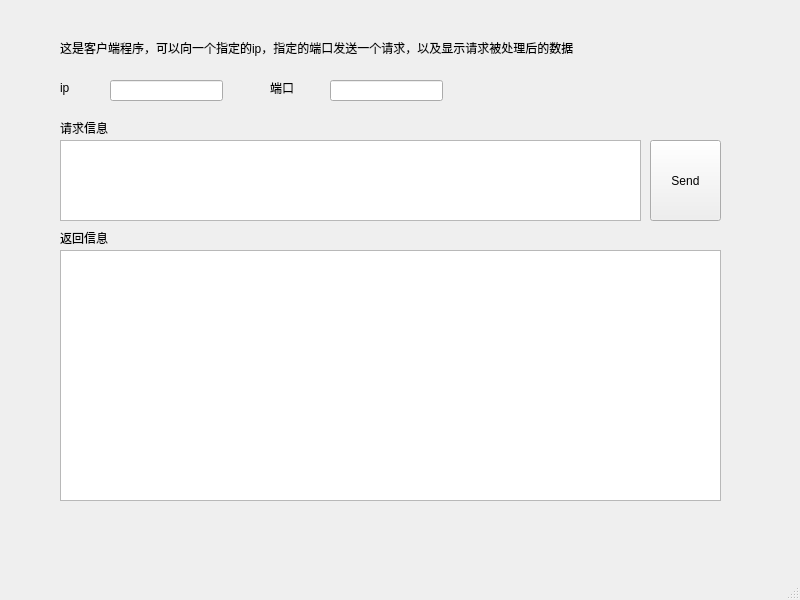
<?xml version="1.0" encoding="UTF-8"?>
<ui version="4.0">
 <class>MainWindow</class>
 <widget class="QMainWindow" name="MainWindow">
  <property name="geometry">
   <rect>
    <x>0</x>
    <y>0</y>
    <width>800</width>
    <height>600</height>
   </rect>
  </property>
  <property name="windowTitle">
   <string>MainWindow</string>
  </property>
  <widget class="QWidget" name="centralwidget">
   <widget class="QLabel" name="label">
    <property name="geometry">
     <rect>
      <x>60</x>
      <y>40</y>
      <width>661</width>
      <height>16</height>
     </rect>
    </property>
    <property name="text">
     <string>这是客户端程序，可以向一个指定的ip，指定的端口发送一个请求，以及显示请求被处理后的数据</string>
    </property>
   </widget>
   <widget class="QLabel" name="label_2">
    <property name="geometry">
     <rect>
      <x>60</x>
      <y>80</y>
      <width>72</width>
      <height>15</height>
     </rect>
    </property>
    <property name="text">
     <string>ip</string>
    </property>
   </widget>
   <widget class="QLabel" name="label_3">
    <property name="geometry">
     <rect>
      <x>270</x>
      <y>80</y>
      <width>72</width>
      <height>15</height>
     </rect>
    </property>
    <property name="text">
     <string>端口</string>
    </property>
   </widget>
   <widget class="QLineEdit" name="ipEdit">
    <property name="geometry">
     <rect>
      <x>110</x>
      <y>80</y>
      <width>113</width>
      <height>21</height>
     </rect>
    </property>
   </widget>
   <widget class="QLineEdit" name="portEdit">
    <property name="geometry">
     <rect>
      <x>330</x>
      <y>80</y>
      <width>113</width>
      <height>21</height>
     </rect>
    </property>
   </widget>
   <widget class="QLabel" name="label_4">
    <property name="geometry">
     <rect>
      <x>60</x>
      <y>120</y>
      <width>72</width>
      <height>15</height>
     </rect>
    </property>
    <property name="text">
     <string>请求信息</string>
    </property>
   </widget>
   <widget class="QTextBrowser" name="messText">
    <property name="geometry">
     <rect>
      <x>60</x>
      <y>140</y>
      <width>581</width>
      <height>81</height>
     </rect>
    </property>
    <property name="readOnly">
     <bool>false</bool>
    </property>
   </widget>
   <widget class="QPushButton" name="pushButton">
    <property name="geometry">
     <rect>
      <x>650</x>
      <y>140</y>
      <width>71</width>
      <height>81</height>
     </rect>
    </property>
    <property name="text">
     <string>Send</string>
    </property>
   </widget>
   <widget class="QLabel" name="label_5">
    <property name="geometry">
     <rect>
      <x>60</x>
      <y>230</y>
      <width>72</width>
      <height>15</height>
     </rect>
    </property>
    <property name="text">
     <string>返回信息</string>
    </property>
   </widget>
   <widget class="QTextBrowser" name="textback">
    <property name="geometry">
     <rect>
      <x>60</x>
      <y>250</y>
      <width>661</width>
      <height>251</height>
     </rect>
    </property>
   </widget>
  </widget>
  <widget class="QMenuBar" name="menubar">
   <property name="geometry">
    <rect>
     <x>0</x>
     <y>0</y>
     <width>800</width>
     <height>26</height>
    </rect>
   </property>
  </widget>
  <widget class="QStatusBar" name="statusbar"/>
 </widget>
 <resources/>
 <connections/>
</ui>
